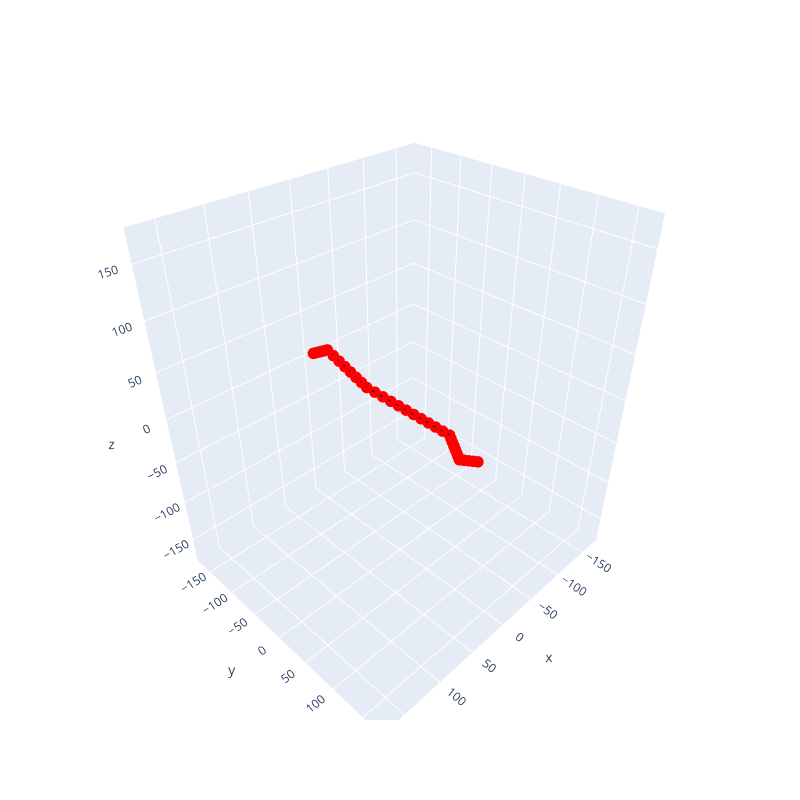

Notebook source saved alongside this figure:
### Code cell
A = {'phi1': 60, 'phi2': -70, 'phi3': 60}
P1 = {'phi1': 70, 'phi2': -30, 'phi3': 80}
Q1 = {'phi1': 30, 'phi2': -20, 'phi3': 30}
Q2 = {'phi1': -50, 'phi2': 30, 'phi3': -40}
P2 = {'phi1': -80, 'phi2': 20, 'phi3': -90}
B = {'phi1': -70, 'phi2': 60, 'phi3': -70} 
points1 = generateInterpolation(np.array(list(A.values())),
                                np.array(list(P1.values())),
                                5, False)
points2 = generateInterpolation(np.array(list(P1.values())),
                                np.array(list(Q1.values())),
                                7, False)
points3 = generateInterpolation(np.array(list(Q1.values())),
                                np.array(list(Q2.values())),
                                11, False)
points4 = generateInterpolation(np.array(list(Q2.values())),
                                np.array(list(P2.values())),
                                7, False)
points5 = generateInterpolation(np.array(list(P2.values())),
                                np.array(list(B.values())),
                                5, True)
points = np.concatenate((points1, points2, points3, points4, points5), axis=0).transpose()
np.savetxt('initial_path1.txt', points.transpose(), fmt='%15.10f')
print(points)
data=go.Scatter3d(x=points[0], y=points[1], z=points[2],
                  marker=dict(size=4, color='red'),
                  line=dict(color='darkblue', width=2))
layout = go.Layout(autosize=False, width=800, height=800, 
                   scene=dict(xaxis=dict(range=[-180,180]),
                              yaxis=dict(range=[-180,180]),
                              zaxis=dict(range=[-180,180])))
fig = go.Figure(data=data, layout=layout)
plotly.offline.iplot(fig)

### Figure 1 — Plotly figure (JSON) as saved in the notebook; plotly's stock layout.template omitted (floating-point values rounded to 4 significant figures)
{"data": [{"line": {"color": "darkblue", "width": 2}, "marker": {"color": "red", "size": 4}, "type": "scatter3d", "x": [60, 62, 64, 66, 68, 70, 64.29, 58.57, 52.86, 47.14, 41.43, 35.71, 30, 22.73, 15.45, 8.182, 0.9091, -6.364, -13.64, -20.91, -28.18, -35.45, -42.73, -50, -54.29, -58.57, -62.86, -67.14, -71.43, -75.71, -80, -77.5, -75, -72.5, -70], "y": [-70, -62, -54, -46, -38, -30, -28.57, -27.14, -25.71, -24.29, -22.86, -21.43, -20, -15.45, -10.91, -6.364, -1.818, 2.727, 7.273, 11.82, 16.36, 20.91, 25.45, 30, 28.57, 27.14, 25.71, 24.29, 22.86, 21.43, 20, 30, 40, 50, 60], "z": [60, 64, 68, 72, 76, 80, 72.86, 65.71, 58.57, 51.43, 44.29, 37.14, 30, 23.64, 17.27, 10.91, 4.545, -1.818, -8.182, -14.55, -20.91, -27.27, -33.64, -40, -47.14, -54.29, -61.43, -68.57, -75.71, -82.86, -90, -85, -80, -75, -70]}], "layout": {"autosize": false, "height": 800, "scene": {"xaxis": {"range": [-180, 180]}, "yaxis": {"range": [-180, 180]}, "zaxis": {"range": [-180, 180]}}, "width": 800}}
